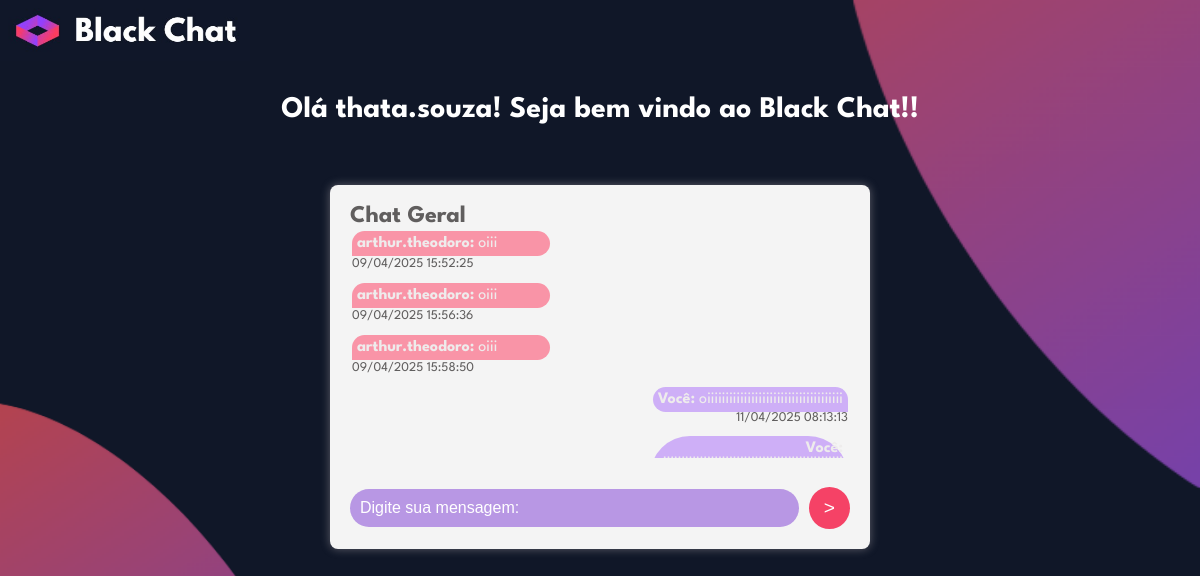
The page /chat (signed in) on the database its author committed.
### tables this page shows
CREATE TABLE "tb_chat" (
	"id_usuario"	INTEGER,
	"mensagem"	TEXT,
	"imagem"	TEXT,
	"data_hora"	DATETIME,
	"nome_usuario"	TEXT,
	PRIMARY KEY("id_usuario" AUTOINCREMENT)
);

### run.py (the view)
@app.route('/chat', methods=['POST', 'GET'])
def chat():
    if 'usuario_logado' not in session:
        print("Usuário não autenticado. Redirecionando para login.")
        return redirect('/login', code=302)
    usuario = session['usuario_logado']
    print(f"Usuário na página de chat: {usuario}")
    chat_obj = Chat(usuario)
    if request.method == 'POST':
        mensagem = request.form.get('mensagem')
        if mensagem:
            chat_obj.mensagem = mensagem
            chat_obj.enviar_mensagem()
            socketio.emit('atualizar')
    mensagens = chat_obj.consultar_mensagem()
    return render_template('chat.html', mensagens=mensagens, usuario=usuario)

### controllers/chat.py (called while the page is built)
    def consultar_mensagem(self):
        try:
            dados = self.banco.consultar('tb_chat')  # Consulta todas as mensagens armazenadas
            print("Chat.py | Consultar Mensagem | Dados retornados do banco:")
            for msg in dados:  # Debug: imprime cada mensagem recuperada
                print(msg)
            return dados  # Retorna os dados obtidos da consulta
        except Exception as e:
            print(f"Chat.py | Consultar Mensagem | Erro ao consultar: {e}")
        return []  # Retorna uma lista vazia em caso de erro

### controllers/sql.py (called while the page is built)
    def conectar(self):
        self.conexao = sqlite3.connect("models/chat.db")
        self.cursor = self.conexao.cursor()

    def desconectar(self):
        self.conexao.close()

    def consultar(self, tabela):
        self.conectar()
        sql = f"SELECT * FROM {tabela}"
        self.cursor.execute(sql)
        resultado = self.cursor.fetchall()
        self.desconectar()
        return resultado

### templates/chat.html (shortened to what this page needs)
<!DOCTYPE html>
<html lang="pt-br">
<head>
    <link rel="stylesheet" href="/static/estilo.css">
</head>
<body>
    <img class="imagem" src="/static/img/black_chat.jpeg" alt="logo">
    <div class="boas-vindas">
        <h2>Olá {{ session['usuario_logado'] }}! Seja bem vindo ao Black Chat!!</h2>
      </div>
    <div class="table-container">
        <h2>Chat Geral</h2>
        <div class="container_chat mensagem-chat" id="mensagens-box">
            <div class="chat-box" style="max-height: 300px; overflow-y: auto;">
                {% for msg in mensagens %}
                    {% if msg[4] == session['usuario_logado'] %}
                        <div class="container-mensagem_eu">
                            <div class="mensagem-eu">
                                <p><strong>Você:</strong> {{ msg[1] }}</p>
                            </div>
                            <small>{{ msg[3] }}</small>
                        </div>
                    {% else %}
                        <div class="container-mensagem_outro">
                            <div class="mensagem-outro">
                                <p><strong>{{ msg[4] }}:</strong> {{ msg[1] }}</p>
                            </div>
                            <small>{{ msg[3] }}</small>
                        </div>
                    {% endif %}
                {% endfor %}
            </div>
            <form class="formulario_chat" action="#" method="POST">
                <input type="text" name="mensagem" placeholder="Digite sua mensagem:" required>
                <button type="submit" name="botao_enviar">></button>
            </form>
        </div>
    </div>
</body>
</html>

### static/estilo.css (style rules this page uses)
body { font-family: 'League Spartan', sans-serif; margin: 0; padding: 0; background-color: #101728; }
* { margin: 0; padding: 0; box-sizing: border-box; }
.imagem { width:250px; margin-bottom: 20px; margin-right: 844px; }
input::placeholder { color: white; opacity: 1; }
input { padding: 12px; background-color: #9340ff85; color: white; border: none; border-radius: 25px; font-size: 16px; width: 100%; outline: none; border: 2px solid transparent; transition: 0.3s; caret-color: white; }
#mensagens-box { display: flex; flex-direction: column; gap: 12px; max-height: 300px; overflow-y: auto; margin-top: 2px; }
.boas-vindas { display: flex; justify-content: center; align-items: center; height: 50px; text-align: center; font-size: 20px; font-weight: bold; color: white; }
.container-mensagem_eu { display: flex; flex-direction: column; text-align: end; }
.chat-box { display: flex; flex-direction: column; gap: 12px; margin: 2px; }
.mensagem-eu, .mensagem-outro { max-width: 40%; padding: 7px; border-radius: 15px; position: relative; word-wrap: break-word; }
.table-container h2 { color: #605e5e; }
.mensagem-eu { align-self: flex-end; background-color: #c7a3f7db; color: #eeecec; text-align: right; border-radius: 40px 40px 0 40px; padding: 5px; }
small { color:#605e5e; }
.mensagem-outro { align-self: flex-start; background-color: #fa8ca0e9; text-align: left; color: #eeecec; border-radius: 40px 40px 40px 0; padding: 5px; }
.table-container { max-width: 45%; max-height: 45%; color: #000; margin: 50px auto; padding: 20px; background-color: #f4f4f4; border-radius: 8px; box-shadow: 0 0 10px rgba(232, 223, 223, 0.366); }
input[name="mensagem"], #mensagem_input { background-color: #b897e4; width: 90%; color: white; border: none; padding: 10px; border-radius: 30px; font-size: 1rem; flex: 1; }
button[name="botao_enviar"] { background-color: #f54266; border: none; color: white; padding: 10px 15px; border-radius: 50%; font-size: 1.2rem; cursor: pointer; display: flex; align-items: center; justify-content: center; }
.formulario_chat { display: flex; align-items: center; justify-content: center; gap: 10px; margin-top: 15px; }

### rows shown on the page
tb_chat: nome_usuario "arthur.theodoro", mensagem "oiii", data_hora "09/04/2025 15:52:25"
tb_chat: nome_usuario "arthur.theodoro", mensagem "oiii", data_hora "09/04/2025 15:56:36"
tb_chat: nome_usuario "arthur.theodoro", mensagem "oiii", data_hora "09/04/2025 15:58:50"
tb_chat: mensagem "oiiiiiiiiiiiiiiiiiiiiiiiiiiiiiiiiiiiii", data_hora "11/04/2025 08:13:13"

### other values the page prints
{{ session['usuario_logado'] }} "thata.souza"
